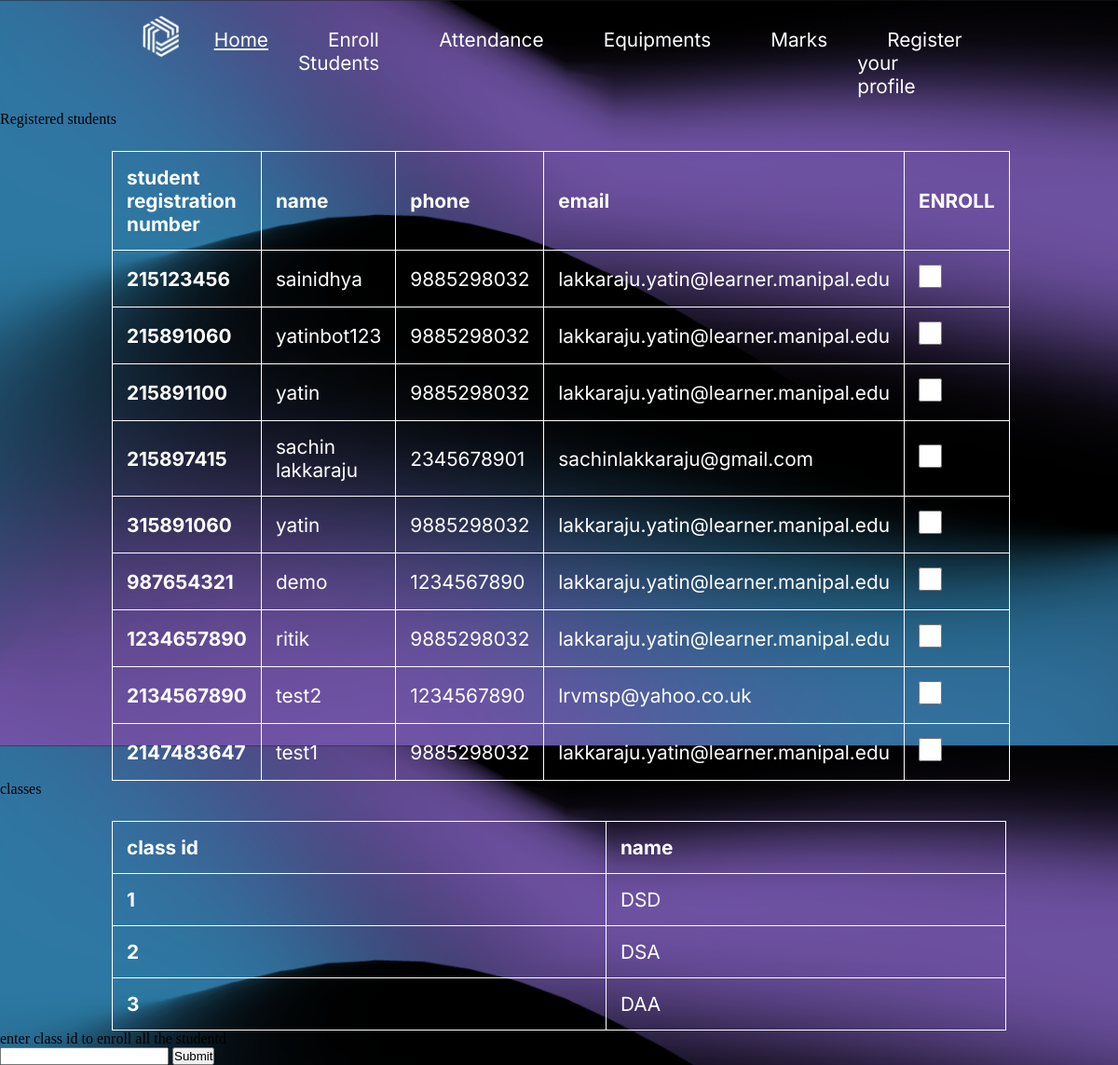
The app's page /YatinBackend/faculty/enrollment.php (signed in) with its own data.
### tables this page shows
CREATE TABLE `students` (
  `student_reg_no` int(11) NOT NULL,
  `name` varchar(255) NOT NULL,
  `phone` varchar(255) NOT NULL,
  `email` varchar(255) NOT NULL,
  `user_id` int(11) DEFAULT NULL
);

CREATE TABLE `classes` (
  `class_id` int(11) NOT NULL,
  `name` varchar(255) NOT NULL
);

### YatinBackend/faculty/enrollment.php (the view, shortened to what this page needs)
<?php
require_once "config.php";
?>
<!DOCTYPE html>
<html lang="en">
<head>
    <link rel="stylesheet" href="facultyenrollstudents.css">
</head>
<body>
     <nav id="navbar">
        <div id="logo">
            <img src="logo.png" alt="LabMatrix" >
        </div>
        <form>
            <li class="item">
                <a href="faculty.php"><u>Home</u></a>
            </li>
            <li class="item">
                <a href="enrollment.php">Enroll Students</a>
            </li>
            <li class="item">
                <a href="attendance.php">Attendance</a>
            </li>
            <li class="item">
                <a href="equipment.php">Equipments</a>
            </li>
            <li class="item">
                <a href="marks.php">Marks</a>
            </li>
            <li class="item">
                <a href="profile.php">Register your profile</a>
            </li>
        </form>
    </nav>
   <div >
       <form method="post">
    <p>Registered students</p>
 <table class="table">
  <thead>
    <tr>
      <th scope="col">student registration number</th>
      <th scope="col">name</th>
      <th scope="col">phone</th>
      <th scope="col">email</th>
      <th scope = "">ENROLL</th>
    </tr>
  </thead>
  <tbody>
    <?php
    $sql = "SELECT * FROM students";
    $query = mysqli_query($link,$sql);
    if($query)
    {
        while($row = mysqli_fetch_assoc($query))
        {
            $reg =$row['student_reg_no'];
            $name = $row['name'];
            $phone = $row['phone'];
            $email = $row['email'];
            echo '<tr>
            <th scope="row">'.$reg.'</th>
            <td>'.$name.'</td>
            <td>'.$phone.'</td>
            <td>'.$email.'</td>
            <td><div class="form-check">
            <input class="form-check-input" type="checkbox" value='.$reg.' name="enroll[]" id="flexCheckDefault" >
          </div></td>
          </tr>';
        }
    }
    ?>
  </tbody>
</table>
<p>classes</p>
<table class="table">
  <thead>
    <tr>
      <th scope="col">class id</th>
      <th scope="col">name</th>
    </tr>
  </thead>
  <tbody>
    <?php
    $sql1 = "SELECT * FROM classes";
    $query1 = mysqli_query($link,$sql1);
    if($query1)
    {
        while($row = mysqli_fetch_assoc($query1))
        {
            $id =$row['class_id'];
            $name = $row['name'];
            echo '<tr>
            <th scope="row">'.$id.'</th>
            <td>'.$name.'</td>
          </tr>';
        }
    }
    ?>
  </tbody>
</table>
<p> enter class id to enroll all the studentd </p>
<input type="text" name = "classid" class="form-control" >
<button type="submit" class="" name="submit">Submit</button>
</form>
</div>

### YatinBackend/faculty/facultyenrollstudents.css (style rules this page uses)
* { margin: 0px; padding: 0px; }
html { scroll-behavior: smoooth; }
body { background-image: url('faceq bg.png'); height: 100vh; background-size: cover; background-position: center center; }
#navbar { display: flex; position: sticky; justify-content: space-between; }
#logo { margin-top: 14px ; margin-left: 146.58px ; margin-bottom: 50px; }
#logo img { height: 45.01px; margin: 3px 6px; }
#navbar form { margin-top: 30px; display: flex; justify-content: flex-end; list-style: none; font-size: 1.3rem; margin-right: 146.58px; font-family: 'Inter', sans-serif; }
#navbar form li a { color: white; padding: 15px 32px; border-radius: none; text-decoration: none; }
table, td, th { border: 1px solid #ffffff; text-align: left; }
table { font-family: 'Inter', sans-serif; font-size: 1.3rem; border-collapse: collapse; width: 80%; color: white; margin-left: 120px; margin-top: 25px; }
th, td { padding: 15px; }
input[type='checkbox'] { width:25px; height:25px; background:white; border:1px solid #000000; }

### records on screen
students: student_reg_no "215123456", name "sainidhya", phone "9885298032", email "lakkaraju.yatin@learner.manipal.edu"
students: student_reg_no "215891060", name "yatinbot123", phone "9885298032", email "lakkaraju.yatin@learner.manipal.edu"
students: student_reg_no "215891100", name "yatin", phone "9885298032", email "lakkaraju.yatin@learner.manipal.edu"
students: student_reg_no "215897415", name "sachin lakkaraju", phone "2345678901", email "sachinlakkaraju@gmail.com"
students: student_reg_no "315891060", name "yatin", phone "9885298032", email "lakkaraju.yatin@learner.manipal.edu"
students: student_reg_no "987654321", name "demo", phone "1234567890", email "lakkaraju.yatin@learner.manipal.edu"
students: student_reg_no "1234657890", name "ritik", phone "9885298032", email "lakkaraju.yatin@learner.manipal.edu"
students: student_reg_no "2134567890", name "test2", phone "1234567890", email "lrvmsp@yahoo.co.uk"
students: student_reg_no "2147483647", name "test1", phone "9885298032", email "lakkaraju.yatin@learner.manipal.edu"
classes: class_id "1", name "DSD"
classes: class_id "2", name "DSA"
classes: class_id "3", name "DAA"
